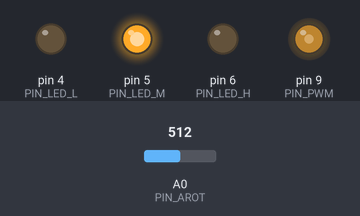
Bench run of a sketch on a simulated Arduino Uno, built with avr-gcc and run on an emulated ATmega328P. On the bench: output pins drawn as LEDs (lit = HIGH). The inputs (shaded band) are chosen by the test bench; at power-on: A0 (PIN_AROT) = 512. What the sketch prints to the serial monitor is not drawn.

Above: at 1.2 s.
1.3 s: A0 (PIN_AROT) set to 622
2.8 s: A0 (PIN_AROT) set to 651
At 3.5 s:
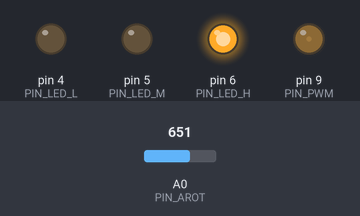
4.3 s: A0 (PIN_AROT) set to 306
At 5.0 s:
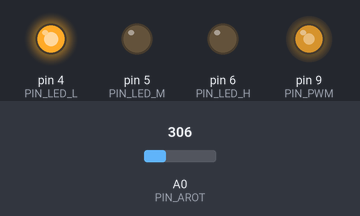
5.8 s: A0 (PIN_AROT) set to 199
7.3 s: A0 (PIN_AROT) set to 176
At 8.4 s:
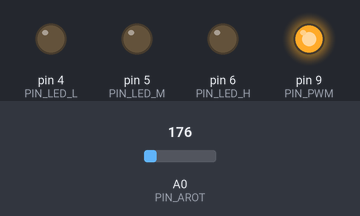
8.8 s: A0 (PIN_AROT) set to 716
At 9.8 s:
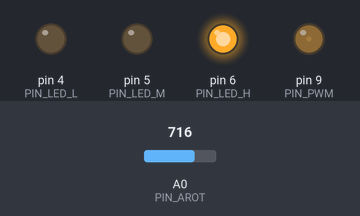
Timing chart, 0 to 11.7 s (numbered marks = the images above; inputs shaded):
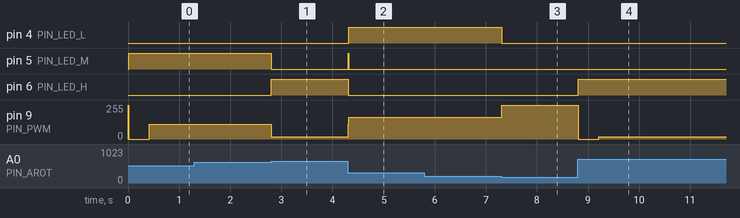

The sketch:

levoit-LV-PUR131-fan-controller.ino
```cpp
\
/*
  24 V BLDC Fan Controller — Rotary 4-Pos (OFF = static LOW) + Telemetry
  Board: Arduino Uno R3 (ATmega328P)

  Hardware summary:
    - D9 (OC1A) → 1 kΩ → 2N2222 base; emitter → GND; collector → fan PWM
    - 10 kΩ pull-up: fan PWM → +5 V
    - Rotary 1P4T ladder to A0 with 4×10k (OFF=0V, LOW≈1.25V, MED≈2.5V, HIGH≈3.75V)
      and 0.1 µF from A0→GND near the MCU
    - LEDs: D4(LOW), D5(MED), D6(HIGH)

  Behavior:
    - OFF: PWM disabled; D9 driven HIGH → transistor ON → line LOW (~0V on DMM)
    - LOW/MED/HIGH: 4.000 kHz PWM; line-HIGH duties 36% / 56% / 93%

  Telemetry (115200 baud):
    - Periodic line with Mode, duty %, OCR1A, A0 ADC & volts
    - Mode change messages
*/

#define SOFTSTART_MS           400   // 0 to disable kick when leaving OFF
#define TELEMETRY_PERIOD_MS    500   // periodic print interval

// -------- Pins --------
const uint8_t PIN_PWM   = 9;   // OC1A
const uint8_t PIN_LED_L = 4;
const uint8_t PIN_LED_M = 5;
const uint8_t PIN_LED_H = 6;
const uint8_t PIN_AROT  = A0;

// -------- PWM config --------
const uint16_t TOP  = 499;             // 4.000 kHz @ prescale=8
const uint16_t FULL = TOP + 1;

// Desired line-HIGH duties
const uint8_t DUTY_LOW  = 36;
const uint8_t DUTY_MED  = 56;
const uint8_t DUTY_HIGH = 93;

enum Mode : uint8_t { MODE_OFF=0, MODE_LOW, MODE_MED, MODE_HIGH };
Mode currentMode = MODE_OFF, lastMode = MODE_OFF;

// Rotary thresholds (10-bit ADC, Vref=5 V)
const int ADC_LOW_C  = 256;  // ~1.25 V
const int ADC_MED_C  = 512;  // ~2.50 V
const int ADC_HIGH_C = 768;  // ~3.75 V
const int MARGIN     = 70;   // ≈0.34 V

// -------- Timer1 setup: Fast PWM, non-inverting on OC1A (D9) --------
void timerSetup() {
  pinMode(PIN_PWM, OUTPUT);
  TCCR1A = 0; TCCR1B = 0;
  ICR1   = TOP;
  OCR1A  = 0;
  TCCR1A = (1 << WGM11) | (1 << COM1A1);               // Fast PWM, non-inverting on OC1A
  TCCR1B = (1 << WGM13) | (1 << WGM12) | (1 << CS11);  // prescale=8
}

// Convert desired line-HIGH duty (%) to OCR1A counts
static inline uint16_t countsForLineHighPct(uint8_t pct) {
  if (pct > 100) pct = 100;
  uint16_t counts = (uint32_t)(100 - pct) * FULL / 100; // pin HIGH time = line-LOW %
  if (counts > TOP) counts = TOP;
  return counts;
}

// Convenience to set PWM duty (line-HIGH %) ensuring PWM is enabled
void setRunDuty(uint8_t pct) {
  if ((TCCR1A & (1<<COM1A1)) == 0) {
    // re-enable OC1A PWM output
    TCCR1A = (TCCR1A & ~((1<<COM1A1)|(1<<COM1A0))) | (1<<COM1A1);
  }
  OCR1A = countsForLineHighPct(pct);
}

// LEDs
void setLEDs(Mode m) {
  digitalWrite(PIN_LED_L, m == MODE_LOW);
  digitalWrite(PIN_LED_M, m == MODE_MED);
  digitalWrite(PIN_LED_H, m == MODE_HIGH);
}

// Rotary classification with simple hysteresis
Mode classifyAnalog(int adc, Mode prev) {
  if (adc < (ADC_LOW_C - MARGIN)) return MODE_OFF;
  if (adc > (ADC_HIGH_C + MARGIN)) return MODE_HIGH;
  int dL = abs(adc - ADC_LOW_C), dM = abs(adc - ADC_MED_C), dH = abs(adc - ADC_HIGH_C);
  Mode m = MODE_LOW; int d = dL;
  if (dM < d) { d = dM; m = MODE_MED; }
  if (dH < d) { m = MODE_HIGH; }
  return m;
}

// Apply selected mode
void applyMode(Mode m) {
  if (m == MODE_OFF) {
    // Robust OFF = static LOW on PWM line
    TCCR1A &= ~((1<<COM1A1)|(1<<COM1A0));   // disconnect OC1A PWM
    digitalWrite(PIN_PWM, HIGH);            // base ON → line LOW
  } else {
    // Ensure PWM enabled
    if ((TCCR1A & (1<<COM1A1)) == 0) {
      TCCR1A = (TCCR1A & ~((1<<COM1A1)|(1<<COM1A0))) | (1<<COM1A1);
      if (SOFTSTART_MS > 0 && lastMode == MODE_OFF) {
        setRunDuty(100);                    // 100% line-HIGH kick
        setLEDs(m);
        delay(SOFTSTART_MS);
      }
    }
    switch (m) {
      case MODE_LOW:  setRunDuty(DUTY_LOW);  break;
      case MODE_MED:  setRunDuty(DUTY_MED);  break;
      case MODE_HIGH: setRunDuty(DUTY_HIGH); break;
      default: break;
    }
  }
  setLEDs(m);
  currentMode = m;
}

// -------- Telemetry helpers --------
const char* modeName(Mode m) {
  switch (m) {
    case MODE_OFF:  return "OFF";
    case MODE_LOW:  return "LOW";
    case MODE_MED:  return "MED";
    case MODE_HIGH: return "HIGH";
  }
  return "?";
}

float a0VoltsFromADC(int adc) {
  return (adc * (5.0f / 1023.0f));
}

uint8_t currentLineHighPct() {
  if ((TCCR1A & (1<<COM1A1)) == 0) return 0;
  uint16_t counts = OCR1A;
  uint8_t pct = (uint8_t)(100 - ((uint32_t)counts * 100 / FULL));
  return pct;
}

// -------- Arduino lifecycle --------
void setup() {
  Serial.begin(115200);
  Serial.println(F("\\n=== 24V BLDC Fan Controller — Telemetry Build ==="));
  Serial.println(F("OFF = static LOW; PWM = 4.000 kHz; D9=OC1A; ladder on A0"));
  Serial.println(F("Duties: LOW=36%  MED=56%  HIGH=93% (line-HIGH %)"));

  pinMode(PIN_LED_L, OUTPUT);
  pinMode(PIN_LED_M, OUTPUT);
  pinMode(PIN_LED_H, OUTPUT);

  timerSetup();
  TCCR1A &= ~((1<<COM1A1)|(1<<COM1A0));
  digitalWrite(PIN_PWM, HIGH);  // hold line LOW

  applyMode(MODE_OFF);
}

void loop() {
  int acc = 0;
  for (int i = 0; i < 4; i++) { acc += analogRead(PIN_AROT); delay(2); }
  int adc = acc / 4;
  Mode m = classifyAnalog(adc, currentMode);

  if (m != currentMode) {
    lastMode = currentMode;
    applyMode(m);
    Serial.print(F("Mode change: "));
    Serial.print(modeName(lastMode));
    Serial.print(F(" -> "));
    Serial.print(modeName(currentMode));
    if (currentMode == MODE_OFF) {
      Serial.println(F("  (OFF static LOW)"));
    } else {
      Serial.print(F("  (line-HIGH="));
      Serial.print(currentLineHighPct());
      Serial.println(F("%)"));
    }
  }

  static uint32_t lastPrint = 0;
  uint32_t now = millis();
  if (now - lastPrint >= TELEMETRY_PERIOD_MS) {
    lastPrint = now;
    Serial.print(F("Mode="));        Serial.print(modeName(currentMode));
    Serial.print(F("  duty="));      Serial.print(currentLineHighPct()); Serial.print(F("%"));
    Serial.print(F("  OCR1A="));     Serial.print((uint16_t)OCR1A);
    Serial.print(F("  A0="));        Serial.print(adc);
    Serial.print(F(" ("));           Serial.print(a0VoltsFromADC(adc), 2); Serial.print(F(" V)"));
    Serial.println();
  }

  delay(5);
}
```

Measured:
- the behaviour switches between 640 and 641 on A0 (PIN_AROT) (found by bisection; images 0 and 1)
- the behaviour switches between 186 and 185 on A0 (PIN_AROT) (found by bisection; images 2 and 3)
- after the input at 1.3 s, every drawn part: stays the same
- after the input at 2.8 s, pin 5 (PIN_LED_M): HIGH → LOW at once; pin 6 (PIN_LED_H): LOW → HIGH at once; pin 9 (PIN_PWM): 112/255 → 18/255 at once
- after the input at 4.3 s, pin 4 (PIN_LED_L): LOW → HIGH at once; pin 5 (PIN_LED_M): LOW → HIGH at once, → LOW 0.01 s later; pin 6 (PIN_LED_H): HIGH → LOW at once; pin 9 (PIN_PWM): 18/255 → 164/255 at once
- after the input at 5.8 s, every drawn part: stays the same
- after the input at 7.3 s, pin 4 (PIN_LED_L): HIGH → LOW at once; pin 9 (PIN_PWM): 164/255 → 255/255 at once
- after the input at 8.8 s, pin 6 (PIN_LED_H): LOW → HIGH at once; pin 9 (PIN_PWM): 255/255 → 0/255 at once, → 18/255 0.40 s later
